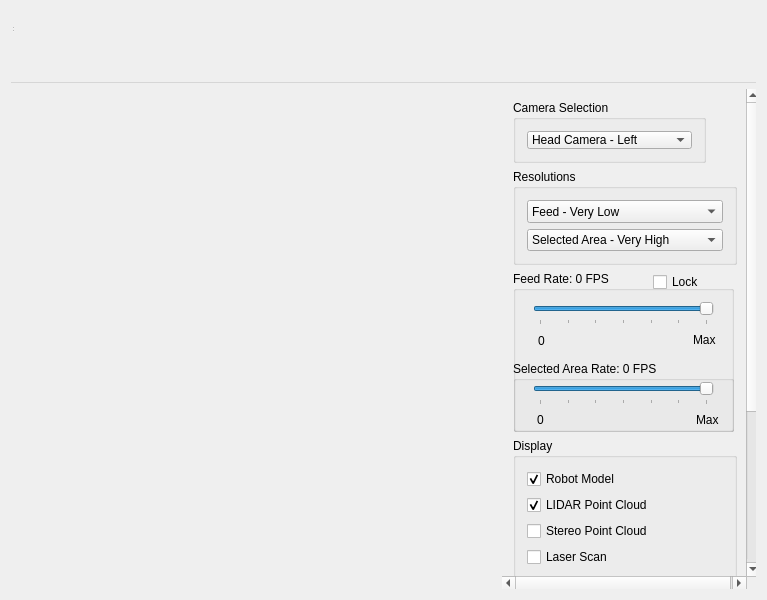
<?xml version="1.0" encoding="UTF-8"?>
<ui version="4.0">
 <class>ImageViewerCustomWidget</class>
 <widget class="QWidget" name="ImageViewerCustomWidget">
  <property name="geometry">
   <rect>
    <x>0</x>
    <y>0</y>
    <width>767</width>
    <height>600</height>
   </rect>
  </property>
  <property name="windowTitle">
   <string>ImageViewerCustomWidget</string>
  </property>
  <layout class="QVBoxLayout" name="verticalLayout">
   <item>
    <widget class="QStatusBar" name="statusBar">
     <property name="sizePolicy">
      <sizepolicy hsizetype="Maximum" vsizetype="Maximum">
       <horstretch>0</horstretch>
       <verstretch>0</verstretch>
      </sizepolicy>
     </property>
     <property name="maximumSize">
      <size>
       <width>3</width>
       <height>22</height>
      </size>
     </property>
    </widget>
   </item>
   <item>
    <widget class="QToolBar" name="mainToolBar">
     <property name="sizePolicy">
      <sizepolicy hsizetype="Maximum" vsizetype="Maximum">
       <horstretch>0</horstretch>
       <verstretch>0</verstretch>
      </sizepolicy>
     </property>
     <property name="maximumSize">
      <size>
       <width>4</width>
       <height>13</height>
      </size>
     </property>
    </widget>
   </item>
   <item>
    <widget class="QMenuBar" name="menuBar">
     <property name="sizePolicy">
      <sizepolicy hsizetype="Maximum" vsizetype="Maximum">
       <horstretch>0</horstretch>
       <verstretch>0</verstretch>
      </sizepolicy>
     </property>
     <property name="maximumSize">
      <size>
       <width>800</width>
       <height>25</height>
      </size>
     </property>
    </widget>
   </item>
   <item>
    <widget class="QWidget" name="centralWidget" native="true">
     <property name="sizePolicy">
      <sizepolicy hsizetype="Maximum" vsizetype="Maximum">
       <horstretch>0</horstretch>
       <verstretch>0</verstretch>
      </sizepolicy>
     </property>
     <property name="maximumSize">
      <size>
       <width>783</width>
       <height>571</height>
      </size>
     </property>
     <widget class="ImageViewerCustom" name="widget" native="true">
      <property name="geometry">
       <rect>
        <x>0</x>
        <y>0</y>
        <width>491</width>
        <height>571</height>
       </rect>
      </property>
      <property name="sizePolicy">
       <sizepolicy hsizetype="Maximum" vsizetype="Maximum">
        <horstretch>0</horstretch>
        <verstretch>0</verstretch>
       </sizepolicy>
      </property>
      <property name="maximumSize">
       <size>
        <width>551</width>
        <height>571</height>
       </size>
      </property>
      <property name="mouseTracking">
       <bool>false</bool>
      </property>
      <property name="autoFillBackground">
       <bool>false</bool>
      </property>
      <property name="styleSheet">
       <string notr="true"/>
      </property>
     </widget>
     <widget class="QScrollArea" name="scrollArea">
      <property name="geometry">
       <rect>
        <x>491</x>
        <y>0</y>
        <width>258</width>
        <height>501</height>
       </rect>
      </property>
      <property name="minimumSize">
       <size>
        <width>250</width>
        <height>0</height>
       </size>
      </property>
      <property name="maximumSize">
       <size>
        <width>260</width>
        <height>16777215</height>
       </size>
      </property>
      <property name="frameShape">
       <enum>QFrame::NoFrame</enum>
      </property>
      <property name="lineWidth">
       <number>0</number>
      </property>
      <property name="verticalScrollBarPolicy">
       <enum>Qt::ScrollBarAsNeeded</enum>
      </property>
      <property name="horizontalScrollBarPolicy">
       <enum>Qt::ScrollBarAsNeeded</enum>
      </property>
      <property name="widgetResizable">
       <bool>true</bool>
      </property>
      <widget class="QWidget" name="scrollAreaWidgetContents">
       <property name="geometry">
        <rect>
         <x>0</x>
         <y>0</y>
         <width>242</width>
         <height>726</height>
        </rect>
       </property>
       <layout class="QGridLayout" name="gridLayout_3">
        <item row="0" column="0">
         <widget class="QGroupBox" name="Selection_3">
          <property name="sizePolicy">
           <sizepolicy hsizetype="Maximum" vsizetype="Maximum">
            <horstretch>0</horstretch>
            <verstretch>0</verstretch>
           </sizepolicy>
          </property>
          <property name="minimumSize">
           <size>
            <width>191</width>
            <height>63</height>
           </size>
          </property>
          <property name="maximumSize">
           <size>
            <width>191</width>
            <height>63</height>
           </size>
          </property>
          <property name="title">
           <string>Camera Selection</string>
          </property>
          <property name="alignment">
           <set>Qt::AlignLeading|Qt::AlignLeft|Qt::AlignTop</set>
          </property>
          <layout class="QGridLayout" name="gridLayout">
           <property name="sizeConstraint">
            <enum>QLayout::SetMaximumSize</enum>
           </property>
           <item row="0" column="0">
            <widget class="QComboBox" name="comboBox_7">
             <property name="enabled">
              <bool>true</bool>
             </property>
             <property name="sizePolicy">
              <sizepolicy hsizetype="Maximum" vsizetype="Maximum">
               <horstretch>0</horstretch>
               <verstretch>0</verstretch>
              </sizepolicy>
             </property>
             <property name="maximumSize">
              <size>
               <width>165</width>
               <height>27</height>
              </size>
             </property>
             <property name="insertPolicy">
              <enum>QComboBox::InsertAtTop</enum>
             </property>
             <item>
              <property name="text">
               <string>Head Camera - Left</string>
              </property>
             </item>
             <item>
              <property name="text">
               <string>Head Camera - Right</string>
              </property>
             </item>
             <item>
              <property name="text">
               <string>Hand Camera - Left</string>
              </property>
             </item>
             <item>
              <property name="text">
               <string>Hand Camera - Right</string>
              </property>
             </item>
            </widget>
           </item>
          </layout>
         </widget>
        </item>
        <item row="2" column="0">
         <widget class="QGroupBox" name="Mode_3">
          <property name="sizePolicy">
           <sizepolicy hsizetype="Maximum" vsizetype="Maximum">
            <horstretch>0</horstretch>
            <verstretch>0</verstretch>
           </sizepolicy>
          </property>
          <property name="minimumSize">
           <size>
            <width>221</width>
            <height>161</height>
           </size>
          </property>
          <property name="maximumSize">
           <size>
            <width>221</width>
            <height>161</height>
           </size>
          </property>
          <property name="title">
           <string>Feed Rate: 0 FPS</string>
          </property>
          <property name="alignment">
           <set>Qt::AlignLeading|Qt::AlignLeft|Qt::AlignTop</set>
          </property>
          <widget class="QSlider" name="horizontalSlider_2">
           <property name="geometry">
            <rect>
             <x>20</x>
             <y>30</y>
             <width>181</width>
             <height>24</height>
            </rect>
           </property>
           <property name="sizePolicy">
            <sizepolicy hsizetype="Maximum" vsizetype="Maximum">
             <horstretch>0</horstretch>
             <verstretch>0</verstretch>
            </sizepolicy>
           </property>
           <property name="minimumSize">
            <size>
             <width>181</width>
             <height>24</height>
            </size>
           </property>
           <property name="maximumSize">
            <size>
             <width>181</width>
             <height>24</height>
            </size>
           </property>
           <property name="maximum">
            <number>30</number>
           </property>
           <property name="value">
            <number>30</number>
           </property>
           <property name="orientation">
            <enum>Qt::Horizontal</enum>
           </property>
           <property name="tickPosition">
            <enum>QSlider::TicksBelow</enum>
           </property>
           <property name="tickInterval">
            <number>5</number>
           </property>
          </widget>
          <widget class="QWidget" name="widget_3" native="true">
           <property name="geometry">
            <rect>
             <x>20</x>
             <y>60</y>
             <width>201</width>
             <height>16</height>
            </rect>
           </property>
           <property name="sizePolicy">
            <sizepolicy hsizetype="Maximum" vsizetype="Maximum">
             <horstretch>0</horstretch>
             <verstretch>0</verstretch>
            </sizepolicy>
           </property>
           <property name="maximumSize">
            <size>
             <width>201</width>
             <height>16</height>
            </size>
           </property>
           <widget class="QLabel" name="label_2">
            <property name="geometry">
             <rect>
              <x>5</x>
              <y>0</y>
              <width>21</width>
              <height>20</height>
             </rect>
            </property>
            <property name="sizePolicy">
             <sizepolicy hsizetype="Maximum" vsizetype="Maximum">
              <horstretch>0</horstretch>
              <verstretch>0</verstretch>
             </sizepolicy>
            </property>
            <property name="maximumSize">
             <size>
              <width>21</width>
              <height>20</height>
             </size>
            </property>
            <property name="text">
             <string>0</string>
            </property>
           </widget>
           <widget class="QLabel" name="label_5">
            <property name="geometry">
             <rect>
              <x>160</x>
              <y>0</y>
              <width>31</width>
              <height>17</height>
             </rect>
            </property>
            <property name="sizePolicy">
             <sizepolicy hsizetype="Maximum" vsizetype="Maximum">
              <horstretch>0</horstretch>
              <verstretch>0</verstretch>
             </sizepolicy>
            </property>
            <property name="maximumSize">
             <size>
              <width>31</width>
              <height>17</height>
             </size>
            </property>
            <property name="text">
             <string>Max</string>
            </property>
           </widget>
          </widget>
          <widget class="QGroupBox" name="groupBox_2">
           <property name="geometry">
            <rect>
             <x>0</x>
             <y>90</y>
             <width>221</width>
             <height>71</height>
            </rect>
           </property>
           <property name="sizePolicy">
            <sizepolicy hsizetype="Maximum" vsizetype="Maximum">
             <horstretch>0</horstretch>
             <verstretch>0</verstretch>
            </sizepolicy>
           </property>
           <property name="minimumSize">
            <size>
             <width>221</width>
             <height>71</height>
            </size>
           </property>
           <property name="maximumSize">
            <size>
             <width>221</width>
             <height>71</height>
            </size>
           </property>
           <property name="title">
            <string>Selected Area Rate: 0 FPS</string>
           </property>
           <widget class="QWidget" name="widget_4" native="true">
            <property name="geometry">
             <rect>
              <x>23</x>
              <y>49</y>
              <width>191</width>
              <height>16</height>
             </rect>
            </property>
            <property name="sizePolicy">
             <sizepolicy hsizetype="Maximum" vsizetype="Maximum">
              <horstretch>0</horstretch>
              <verstretch>0</verstretch>
             </sizepolicy>
            </property>
            <property name="maximumSize">
             <size>
              <width>191</width>
              <height>16</height>
             </size>
            </property>
            <widget class="QLabel" name="label_6">
             <property name="geometry">
              <rect>
               <x>1</x>
               <y>0</y>
               <width>20</width>
               <height>20</height>
              </rect>
             </property>
             <property name="sizePolicy">
              <sizepolicy hsizetype="Maximum" vsizetype="Maximum">
               <horstretch>0</horstretch>
               <verstretch>0</verstretch>
              </sizepolicy>
             </property>
             <property name="maximumSize">
              <size>
               <width>20</width>
               <height>20</height>
              </size>
             </property>
             <property name="text">
              <string>0</string>
             </property>
            </widget>
            <widget class="QLabel" name="label_7">
             <property name="geometry">
              <rect>
               <x>160</x>
               <y>0</y>
               <width>31</width>
               <height>20</height>
              </rect>
             </property>
             <property name="sizePolicy">
              <sizepolicy hsizetype="Maximum" vsizetype="Maximum">
               <horstretch>0</horstretch>
               <verstretch>0</verstretch>
              </sizepolicy>
             </property>
             <property name="maximumSize">
              <size>
               <width>31</width>
               <height>20</height>
              </size>
             </property>
             <property name="text">
              <string>Max</string>
             </property>
            </widget>
           </widget>
           <widget class="QSlider" name="horizontalSlider_3">
            <property name="geometry">
             <rect>
              <x>20</x>
              <y>20</y>
              <width>181</width>
              <height>24</height>
             </rect>
            </property>
            <property name="sizePolicy">
             <sizepolicy hsizetype="Maximum" vsizetype="Maximum">
              <horstretch>0</horstretch>
              <verstretch>0</verstretch>
             </sizepolicy>
            </property>
            <property name="maximumSize">
             <size>
              <width>181</width>
              <height>24</height>
             </size>
            </property>
            <property name="maximum">
             <number>30</number>
            </property>
            <property name="value">
             <number>30</number>
            </property>
            <property name="orientation">
             <enum>Qt::Horizontal</enum>
            </property>
            <property name="tickPosition">
             <enum>QSlider::TicksBelow</enum>
            </property>
            <property name="tickInterval">
             <number>5</number>
            </property>
           </widget>
          </widget>
          <widget class="QCheckBox" name="checkBox">
           <property name="geometry">
            <rect>
             <x>140</x>
             <y>0</y>
             <width>81</width>
             <height>22</height>
            </rect>
           </property>
           <property name="sizePolicy">
            <sizepolicy hsizetype="Maximum" vsizetype="Maximum">
             <horstretch>0</horstretch>
             <verstretch>0</verstretch>
            </sizepolicy>
           </property>
           <property name="maximumSize">
            <size>
             <width>81</width>
             <height>22</height>
            </size>
           </property>
           <property name="text">
            <string>Lock</string>
           </property>
          </widget>
         </widget>
        </item>
        <item row="5" column="0">
         <widget class="QPushButton" name="pushButton">
          <property name="sizePolicy">
           <sizepolicy hsizetype="Maximum" vsizetype="Maximum">
            <horstretch>0</horstretch>
            <verstretch>0</verstretch>
           </sizepolicy>
          </property>
          <property name="maximumSize">
           <size>
            <width>151</width>
            <height>27</height>
           </size>
          </property>
          <property name="text">
           <string>Start Scanning</string>
          </property>
         </widget>
        </item>
        <item row="1" column="0">
         <widget class="QGroupBox" name="groupBox_6">
          <property name="sizePolicy">
           <sizepolicy hsizetype="Maximum" vsizetype="Maximum">
            <horstretch>0</horstretch>
            <verstretch>0</verstretch>
           </sizepolicy>
          </property>
          <property name="minimumSize">
           <size>
            <width>224</width>
            <height>96</height>
           </size>
          </property>
          <property name="maximumSize">
           <size>
            <width>224</width>
            <height>96</height>
           </size>
          </property>
          <property name="title">
           <string>Resolutions</string>
          </property>
          <property name="alignment">
           <set>Qt::AlignLeading|Qt::AlignLeft|Qt::AlignTop</set>
          </property>
          <layout class="QGridLayout" name="gridLayout_2">
           <property name="sizeConstraint">
            <enum>QLayout::SetMaximumSize</enum>
           </property>
           <item row="1" column="0">
            <widget class="QComboBox" name="comboBox_8">
             <property name="sizePolicy">
              <sizepolicy hsizetype="Maximum" vsizetype="Maximum">
               <horstretch>0</horstretch>
               <verstretch>0</verstretch>
              </sizepolicy>
             </property>
             <property name="maximumSize">
              <size>
               <width>198</width>
               <height>27</height>
              </size>
             </property>
             <item>
              <property name="text">
               <string>Selected Area - Very High</string>
              </property>
             </item>
             <item>
              <property name="text">
               <string>Selected Area - High</string>
              </property>
             </item>
             <item>
              <property name="text">
               <string>Selected Area - Medium</string>
              </property>
             </item>
             <item>
              <property name="text">
               <string>Selected Area - Low</string>
              </property>
             </item>
             <item>
              <property name="text">
               <string>Selected Area - Very Low</string>
              </property>
             </item>
            </widget>
           </item>
           <item row="0" column="0">
            <widget class="QComboBox" name="comboBox_9">
             <property name="sizePolicy">
              <sizepolicy hsizetype="Maximum" vsizetype="Maximum">
               <horstretch>0</horstretch>
               <verstretch>0</verstretch>
              </sizepolicy>
             </property>
             <property name="maximumSize">
              <size>
               <width>198</width>
               <height>27</height>
              </size>
             </property>
             <property name="currentIndex">
              <number>4</number>
             </property>
             <item>
              <property name="text">
               <string>Feed - Very High</string>
              </property>
             </item>
             <item>
              <property name="text">
               <string>Feed - High</string>
              </property>
             </item>
             <item>
              <property name="text">
               <string>Feed - Medium</string>
              </property>
             </item>
             <item>
              <property name="text">
               <string>Feed - Low</string>
              </property>
             </item>
             <item>
              <property name="text">
               <string>Feed - Very Low</string>
              </property>
             </item>
            </widget>
           </item>
          </layout>
         </widget>
        </item>
        <item row="4" column="0">
         <widget class="QGroupBox" name="Orientation_3">
          <property name="enabled">
           <bool>true</bool>
          </property>
          <property name="sizePolicy">
           <sizepolicy hsizetype="Maximum" vsizetype="Maximum">
            <horstretch>0</horstretch>
            <verstretch>0</verstretch>
           </sizepolicy>
          </property>
          <property name="minimumSize">
           <size>
            <width>221</width>
            <height>161</height>
           </size>
          </property>
          <property name="maximumSize">
           <size>
            <width>221</width>
            <height>161</height>
           </size>
          </property>
          <property name="title">
           <string>Head Pitch</string>
          </property>
          <property name="alignment">
           <set>Qt::AlignLeading|Qt::AlignLeft|Qt::AlignTop</set>
          </property>
          <widget class="QSlider" name="horizontalSlider">
           <property name="geometry">
            <rect>
             <x>50</x>
             <y>20</y>
             <width>34</width>
             <height>131</height>
            </rect>
           </property>
           <property name="sizePolicy">
            <sizepolicy hsizetype="Maximum" vsizetype="Maximum">
             <horstretch>0</horstretch>
             <verstretch>0</verstretch>
            </sizepolicy>
           </property>
           <property name="maximumSize">
            <size>
             <width>34</width>
             <height>131</height>
            </size>
           </property>
           <property name="minimum">
            <number>-40</number>
           </property>
           <property name="maximum">
            <number>70</number>
           </property>
           <property name="value">
            <number>0</number>
           </property>
           <property name="tracking">
            <bool>true</bool>
           </property>
           <property name="orientation">
            <enum>Qt::Vertical</enum>
           </property>
           <property name="invertedAppearance">
            <bool>false</bool>
           </property>
           <property name="tickPosition">
            <enum>QSlider::TicksBelow</enum>
           </property>
           <property name="tickInterval">
            <number>22</number>
           </property>
          </widget>
          <widget class="QWidget" name="widget_2" native="true">
           <property name="geometry">
            <rect>
             <x>100</x>
             <y>20</y>
             <width>21</width>
             <height>131</height>
            </rect>
           </property>
           <property name="sizePolicy">
            <sizepolicy hsizetype="Maximum" vsizetype="Maximum">
             <horstretch>0</horstretch>
             <verstretch>0</verstretch>
            </sizepolicy>
           </property>
           <property name="maximumSize">
            <size>
             <width>21</width>
             <height>131</height>
            </size>
           </property>
           <widget class="QLabel" name="label">
            <property name="geometry">
             <rect>
              <x>0</x>
              <y>109</y>
              <width>21</width>
              <height>31</height>
             </rect>
            </property>
            <property name="sizePolicy">
             <sizepolicy hsizetype="Maximum" vsizetype="Maximum">
              <horstretch>0</horstretch>
              <verstretch>0</verstretch>
             </sizepolicy>
            </property>
            <property name="maximumSize">
             <size>
              <width>21</width>
              <height>31</height>
             </size>
            </property>
            <property name="font">
             <font>
              <pointsize>10</pointsize>
             </font>
            </property>
            <property name="text">
             <string>-40</string>
            </property>
           </widget>
           <widget class="QLabel" name="label_3">
            <property name="geometry">
             <rect>
              <x>0</x>
              <y>0</y>
              <width>16</width>
              <height>16</height>
             </rect>
            </property>
            <property name="sizePolicy">
             <sizepolicy hsizetype="Maximum" vsizetype="Maximum">
              <horstretch>0</horstretch>
              <verstretch>0</verstretch>
             </sizepolicy>
            </property>
            <property name="maximumSize">
             <size>
              <width>16</width>
              <height>16</height>
             </size>
            </property>
            <property name="font">
             <font>
              <pointsize>10</pointsize>
             </font>
            </property>
            <property name="text">
             <string>70</string>
            </property>
           </widget>
          </widget>
          <widget class="QWidget" name="widget_5" native="true">
           <property name="geometry">
            <rect>
             <x>120</x>
             <y>40</y>
             <width>101</width>
             <height>91</height>
            </rect>
           </property>
           <property name="sizePolicy">
            <sizepolicy hsizetype="Maximum" vsizetype="Maximum">
             <horstretch>0</horstretch>
             <verstretch>0</verstretch>
            </sizepolicy>
           </property>
           <property name="maximumSize">
            <size>
             <width>101</width>
             <height>91</height>
            </size>
           </property>
           <widget class="QLabel" name="label_8">
            <property name="geometry">
             <rect>
              <x>5</x>
              <y>40</y>
              <width>21</width>
              <height>17</height>
             </rect>
            </property>
            <property name="sizePolicy">
             <sizepolicy hsizetype="Maximum" vsizetype="Maximum">
              <horstretch>0</horstretch>
              <verstretch>0</verstretch>
             </sizepolicy>
            </property>
            <property name="maximumSize">
             <size>
              <width>21</width>
              <height>17</height>
             </size>
            </property>
            <property name="font">
             <font>
              <weight>75</weight>
              <bold>true</bold>
             </font>
            </property>
            <property name="text">
             <string>0</string>
            </property>
           </widget>
           <widget class="QLabel" name="label_4">
            <property name="geometry">
             <rect>
              <x>30</x>
              <y>40</y>
              <width>58</width>
              <height>17</height>
             </rect>
            </property>
            <property name="sizePolicy">
             <sizepolicy hsizetype="Maximum" vsizetype="Maximum">
              <horstretch>0</horstretch>
              <verstretch>0</verstretch>
             </sizepolicy>
            </property>
            <property name="maximumSize">
             <size>
              <width>58</width>
              <height>17</height>
             </size>
            </property>
            <property name="font">
             <font>
              <pointsize>11</pointsize>
              <weight>75</weight>
              <bold>true</bold>
             </font>
            </property>
            <property name="text">
             <string>degrees</string>
            </property>
           </widget>
          </widget>
         </widget>
        </item>
        <item row="3" column="0">
         <widget class="QGroupBox" name="groupBox_3">
          <property name="title">
           <string>Display</string>
          </property>
          <layout class="QVBoxLayout" name="verticalLayout_3">
           <item>
            <widget class="QCheckBox" name="robot_model">
             <property name="text">
              <string>Robot Model</string>
             </property>
             <property name="checked">
              <bool>true</bool>
             </property>
            </widget>
           </item>
           <item>
            <widget class="QCheckBox" name="lidar_point_cloud">
             <property name="text">
              <string>LIDAR Point Cloud</string>
             </property>
             <property name="checked">
              <bool>true</bool>
             </property>
            </widget>
           </item>
           <item>
            <widget class="QCheckBox" name="stereo_point_cloud">
             <property name="text">
              <string>Stereo Point Cloud</string>
             </property>
             <property name="checked">
              <bool>false</bool>
             </property>
            </widget>
           </item>
           <item>
            <widget class="QCheckBox" name="laser_scan">
             <property name="text">
              <string>Laser Scan</string>
             </property>
             <property name="checked">
              <bool>false</bool>
             </property>
            </widget>
           </item>
           <item>
            <widget class="QCheckBox" name="octomap">
             <property name="text">
              <string>Octomap</string>
             </property>
             <property name="checked">
              <bool>true</bool>
             </property>
            </widget>
           </item>
          </layout>
         </widget>
        </item>
       </layout>
      </widget>
     </widget>
    </widget>
   </item>
  </layout>
 </widget>
 <layoutdefault spacing="6" margin="11"/>
 <customwidgets>
  <customwidget>
   <class>ImageViewerCustom</class>
   <extends>QWidget</extends>
   <header>image_viewer_custom.h</header>
   <container>1</container>
   <slots>
    <signal>setCameraTopic(int)</signal>
    <signal>setFullImageResolution(int)</signal>
    <signal>setCropImageResolution(int)</signal>
    <signal>setCameraSpeed(int)</signal>
    <signal>select(int,int,int,int)</signal>
    <slot>changeCameraTopic(int)</slot>
    <slot>changeFullImageResolution(int)</slot>
    <slot>changeCropImageResolution(int)</slot>
    <slot>changeCameraSpeed(int)</slot>
    <slot>selected(int,int,int,int)</slot>
   </slots>
  </customwidget>
 </customwidgets>
 <resources/>
 <connections>
  <connection>
   <sender>comboBox_9</sender>
   <signal>currentIndexChanged(int)</signal>
   <receiver>widget</receiver>
   <slot>changeFullImageResolution(int)</slot>
   <hints>
    <hint type="sourcelabel">
     <x>624</x>
     <y>203</y>
    </hint>
    <hint type="destinationlabel">
     <x>254</x>
     <y>372</y>
    </hint>
   </hints>
  </connection>
  <connection>
   <sender>comboBox_8</sender>
   <signal>currentIndexChanged(int)</signal>
   <receiver>widget</receiver>
   <slot>changeCropImageResolution(int)</slot>
   <hints>
    <hint type="sourcelabel">
     <x>624</x>
     <y>236</y>
    </hint>
    <hint type="destinationlabel">
     <x>254</x>
     <y>372</y>
    </hint>
   </hints>
  </connection>
  <connection>
   <sender>comboBox_7</sender>
   <signal>currentIndexChanged(int)</signal>
   <receiver>widget</receiver>
   <slot>changeCameraTopic(int)</slot>
   <hints>
    <hint type="sourcelabel">
     <x>608</x>
     <y>134</y>
    </hint>
    <hint type="destinationlabel">
     <x>254</x>
     <y>372</y>
    </hint>
   </hints>
  </connection>
  <connection>
   <sender>horizontalSlider_2</sender>
   <signal>valueChanged(int)</signal>
   <receiver>widget</receiver>
   <slot>changeCameraSpeed(int)</slot>
   <hints>
    <hint type="sourcelabel">
     <x>619</x>
     <y>308</y>
    </hint>
    <hint type="destinationlabel">
     <x>254</x>
     <y>372</y>
    </hint>
   </hints>
  </connection>
 </connections>
 <slots>
  <slot>alterDisplay(int)</slot>
 </slots>
</ui>
